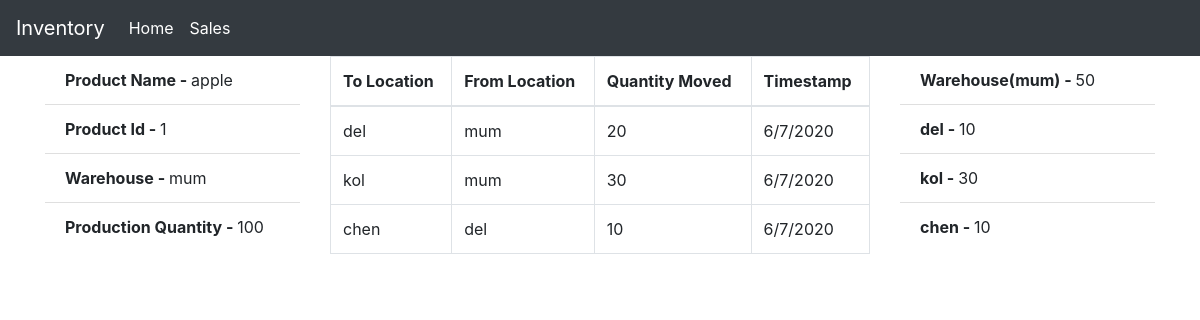
The page /report/1 on the database its author committed.
### app.py (models this page shows)
class Product(db.Model):
    id = db.Column(db.Integer,primary_key=True, autoincrement=True)
    product_name = db.Column(db.String(200))
    product_type = db.Column(db.String(200))
    quantity = db.Column(db.String(200))
    warehouse = db.Column(db.String(200))

class Movement(db.Model):
    id = db.Column(db.Integer, primary_key=True)
    timestamp = db.Column(db.String(200))
    to_location = db.Column(db.String(200))
    from_location = db.Column(db.String(200))
    product_id = db.Column(db.Integer, db.ForeignKey('product.id'))
    quantity = db.Column(db.Integer)

class Location(db.Model):
    id = db.Column(db.Integer,primary_key=True, autoincrement=True)
    location_name = db.Column(db.String(200))

### app.py (the view)
@app.route('/report/<int:id>',methods=["GET"])
def report(id):
    product_info= db.session.query(Product).filter(Product.id == id).all()
    locations = Location.query.all()
    location_info= db.session.query(Location).filter(Location.location_name != product_info[0].warehouse).all()
    movement_info= db.session.query(Product,Movement).filter(Movement.product_id == id, Product.id == id).all()
    warehouse_quant = int(product_info[0].quantity)
    final_repo=[]
    for i in locations:
        if i.location_name != product_info[0].warehouse:
            move_from= db.session.query(db.func.sum(Movement.quantity)).filter(Movement.from_location == i.location_name,  Movement.product_id == id).scalar()
            if move_from == None:
                move_from = 0
            move_to= db.session.query(db.func.sum(Movement.quantity)).filter(Movement.to_location == i.location_name,   Movement.product_id == id).scalar()
            if move_to == None:
                move_to = 0
            m = move_to - move_from
            warehouse_quant = warehouse_quant - m
            final_repo.append(m)
    final_location=[]
    for i in location_info:
        final_location.append(i.location_name)
    res={}
    for key in final_location:
        for value in final_repo:
            res[key] = value
            final_repo.remove(value)
            break
    return render_template('report.html',product_info=product_info,movement_info=movement_info,final_repo=final_repo,location_info=location_info,res=res,warehouse_quant=warehouse_quant)

### templates/report.html
{% extends 'index.html' %}
{% block content %}
<div class="row">
    <div class="col-lg-3">
        {% for i in product_info %}
        <ul class="list-group list-group-flush">
            <li class="list-group-item"><b>Product Name - </b>{{ i.product_name }}</li>
            <li class="list-group-item"><b>Product Id - </b>{{ i.id }}</li>
            <li class="list-group-item"><b>Warehouse - </b>{{ i.warehouse }}</li>
            <li class="list-group-item"><b>Production Quantity - </b>{{ i.quantity }}</li>
        </ul>
        {% endfor %}
    </div>
    <div class="col-lg-6">
        <table class="table table-bordered">
            <thead>
                <th>To Location</th>
                <th>From Location</th>
                <th>Quantity Moved</th>
                <th>Timestamp</th>
            </thead>
            <tbody>
                {% for i in movement_info %}
                <tr>
                    <td>{{ i.Movement.to_location }}</td>
                    <td>{{ i.Movement.from_location }}</td>
                    <td>{{ i.Movement.quantity }}</td>
                    <td>{{ i.Movement.timestamp }}</td>
                </tr>
                {% endfor %}
            </tbody>
        </table>
    </div>
    <div class="col-lg-3">
        <ul class="list-group list-group-flush">
            <li class="list-group-item"><b>Warehouse({{ product_info[0].warehouse }}) - </b>{{ warehouse_quant }}</li>
            {% for key, value in res.items() %}
            <li class="list-group-item"><b>{{ key }} - </b>{{ value }}</li>
            {% endfor %}
        </ul>
    </div>
</div>
{% endblock %}

### rows shown on the page
Product: product_name "apple", id "1", warehouse "mum", quantity "100", Movement.to_location "del", Movement.from_location "mum", Movement.quantity "20", Movement.timestamp "6/7/2020", Movement.to_location "kol", Movement.quantity "30", Movement.to_location "chen", Movement.from_location "del", Movement.quantity "10"
Location: location_name "del", value "10"
Location: location_name "kol", value "30"
Location: location_name "chen", value "10"

### other values the page prints
{{ warehouse_quant }} "50"
